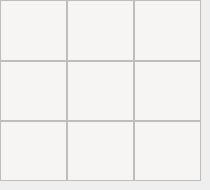
       <widget class="QWidget" name="widget_9" native="true">
        <widget class="QWidget" name="gridLayoutWidget_8">
         <property name="geometry">
          <rect>
           <x>0</x>
           <y>0</y>
           <width>201</width>
           <height>181</height>
          </rect>
         </property>
         <layout class="QGridLayout" name="gridLayout_9">
          <property name="spacing">
           <number>0</number>
          </property>
          <item row="1" column="1">
           <widget class="QTextEdit" name="textEdit_44">
            <property name="font">
             <font>
              <pointsize>24</pointsize>
              <bold>true</bold>
             </font>
            </property>
            <property name="styleSheet">
             <string notr="true">background-color:rgb(246, 245, 244);
text-align:center;
color:black;</string>
            </property>
            <property name="cursorWidth">
             <number>0</number>
            </property>
           </widget>
          </item>
          <item row="1" column="0">
           <widget class="QTextEdit" name="textEdit_43">
            <property name="font">
             <font>
              <pointsize>24</pointsize>
              <bold>true</bold>
             </font>
            </property>
            <property name="styleSheet">
             <string notr="true">background-color:rgb(246, 245, 244);
text-align:center;
color:black;</string>
            </property>
            <property name="cursorWidth">
             <number>0</number>
            </property>
           </widget>
          </item>
          <item row="0" column="2">
           <widget class="QTextEdit" name="textEdit_36">
            <property name="font">
             <font>
              <pointsize>24</pointsize>
              <bold>true</bold>
             </font>
            </property>
            <property name="styleSheet">
             <string notr="true">background-color:rgb(246, 245, 244);
text-align:center;
color:black;</string>
            </property>
            <property name="cursorWidth">
             <number>0</number>
            </property>
           </widget>
          </item>
          <item row="0" column="0">
           <widget class="QTextEdit" name="textEdit_34">
            <property name="font">
             <font>
              <pointsize>24</pointsize>
              <bold>true</bold>
             </font>
            </property>
            <property name="styleSheet">
             <string notr="true">background-color:rgb(246, 245, 244);
text-align:center;
color:black;</string>
            </property>
            <property name="cursorWidth">
             <number>0</number>
            </property>
           </widget>
          </item>
          <item row="1" column="2">
           <widget class="QTextEdit" name="textEdit_45">
            <property name="font">
             <font>
              <pointsize>24</pointsize>
              <bold>true</bold>
             </font>
            </property>
            <property name="styleSheet">
             <string notr="true">background-color:rgb(246, 245, 244);
text-align:center;
color:black;</string>
            </property>
            <property name="cursorWidth">
             <number>0</number>
            </property>
           </widget>
          </item>
          <item row="0" column="1">
           <widget class="QTextEdit" name="textEdit_35">
            <property name="font">
             <font>
              <pointsize>24</pointsize>
              <bold>true</bold>
             </font>
            </property>
            <property name="styleSheet">
             <string notr="true">background-color:rgb(246, 245, 244);
text-align:center;
color:black;</string>
            </property>
            <property name="cursorWidth">
             <number>0</number>
            </property>
           </widget>
          </item>
          <item row="2" column="0">
           <widget class="QTextEdit" name="textEdit_52">
            <property name="font">
             <font>
              <pointsize>24</pointsize>
              <bold>true</bold>
             </font>
            </property>
            <property name="styleSheet">
             <string notr="true">background-color:rgb(246, 245, 244);
text-align:center;
color:black;</string>
            </property>
            <property name="cursorWidth">
             <number>0</number>
            </property>
           </widget>
          </item>
          <item row="2" column="1">
           <widget class="QTextEdit" name="textEdit_53">
            <property name="font">
             <font>
              <pointsize>24</pointsize>
              <bold>true</bold>
             </font>
            </property>
            <property name="styleSheet">
             <string notr="true">background-color:rgb(246, 245, 244);
text-align:center;
color:black;</string>
            </property>
            <property name="cursorWidth">
             <number>0</number>
            </property>
           </widget>
          </item>
          <item row="2" column="2">
           <widget class="QTextEdit" name="textEdit_54">
            <property name="font">
             <font>
              <pointsize>24</pointsize>
              <bold>true</bold>
             </font>
            </property>
            <property name="styleSheet">
             <string notr="true">background-color:rgb(246, 245, 244);
text-align:center;
color:black;</string>
            </property>
            <property name="cursorWidth">
             <number>0</number>
            </property>
           </widget>
          </item>
         </layout>
        </widget>
       </widget>
